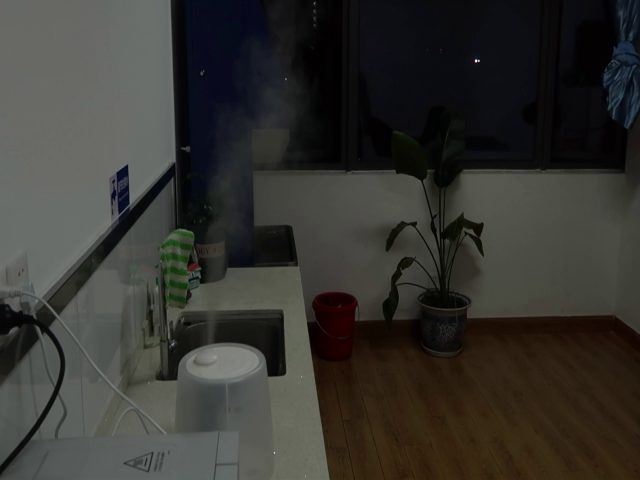
#> input picture 33.png, 640 x 480 px; the run also reads 1 picture not shown here
$ python test.py
#> lines starting #> are read from the running program, lines starting #| are printed output that depends on the picture; after the words box and inside, x2 and y2 are one past the last pixel; in counts of white or black regions, pixels touching at a corner belong together
import cv2
import numpy as np

mp = 0
img1 = cv2.imread('./33.png')
#> img1 is the input picture: shape (480, 640, 3); mean B, G, R 48.8, 52.9, 54.1
img2 = cv2.imread('./34.png')
img1_gray = cv2.cvtColor(img1, cv2.COLOR_RGB2GRAY)
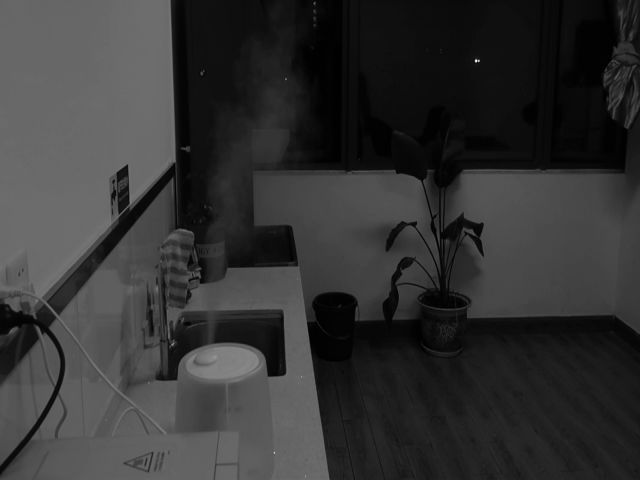
#> img1_gray: shape (480, 640); min 0, max 242, mean 51.8
img2_gray = cv2.cvtColor(img2, cv2.COLOR_RGB2GRAY)
diff = cv2.absdiff(img1_gray, img2_gray)
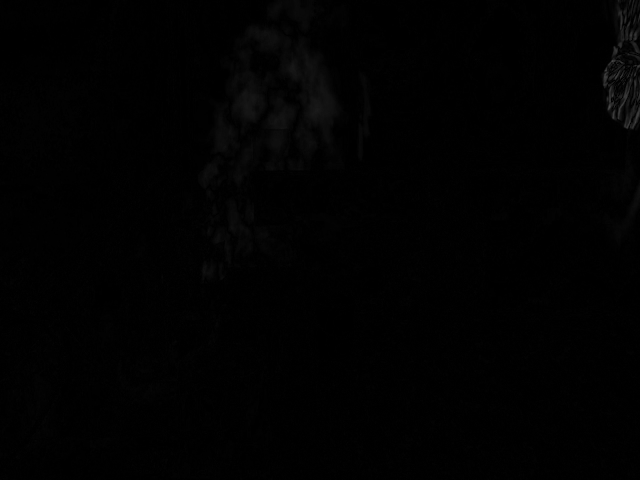
#> diff: shape (480, 640); min 0, max 73, mean 1.4
lower = np.array([1])  # 过滤下限
upper = np.array([5])  # 过滤下限
mask = cv2.inRange(diff, lower, upper)
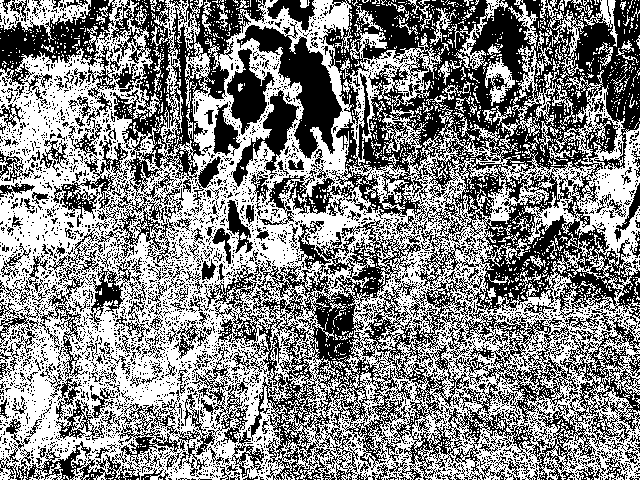
#> mask: shape (480, 640); 52.5% white; 3910 black regions (3625 under 20 px), largest, box (x1, y1, x2, y2) and area: (204, 0, 640, 480) 81049, (53, 0, 266, 264) 13420, (0, 346, 254, 480) 4786
mp = sum(sum(mask == 0))  # 计算图像中运动的像素点数量  # 将指定颜色像素位置返回
#> mp = 145787
diff[mask != 0] = [0]  # 将指定像素颜色修改为黑色
IMG_OUT = cv2.cvtColor(diff, cv2.COLOR_GRAY2RGB)
IMG_OUT[:, :, 0] = 0
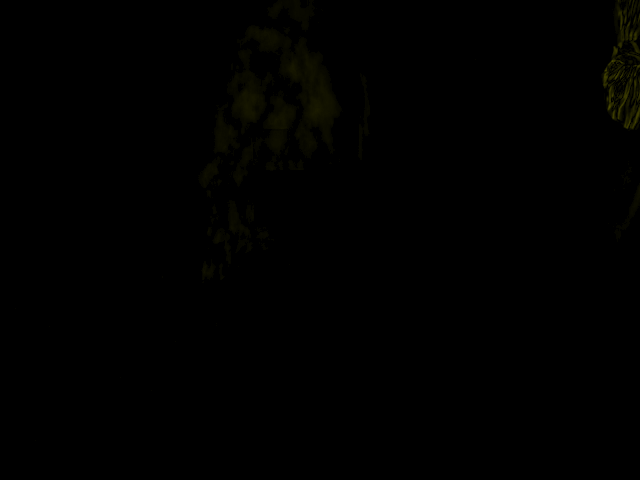
#> IMG_OUT: shape (480, 640, 3); mean B, G, R 0, 0.6, 0.6
IMG_OUT[:, :, 1] = 0
#> IMG_OUT: shape (480, 640, 3); 5.11% of pixels changed, all inside (x1, y1, x2, y2) = (15, 0, 640, 441)
cv2.imshow('1', IMG_OUT)
cv2.waitKey()
